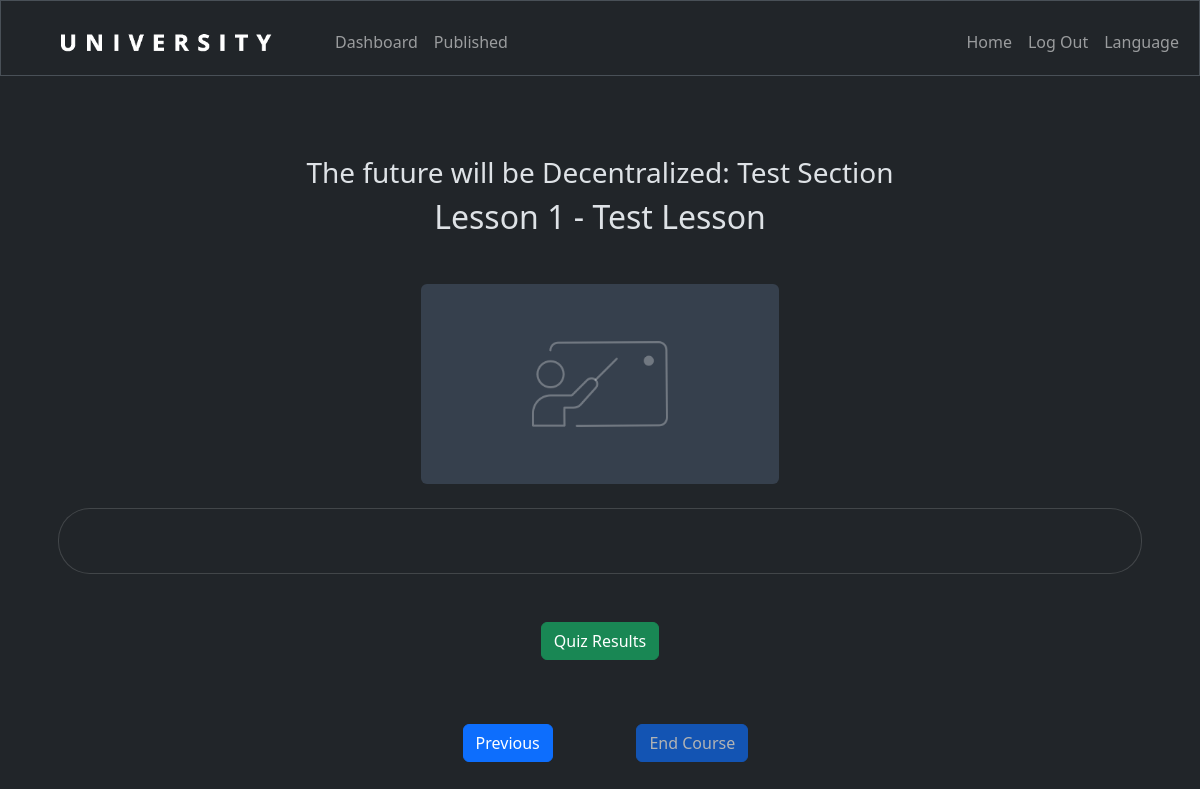
The page /lesson_detail/58 (signed in) on the database its author committed.
### tables this page shows
CREATE TABLE "courses" (course_id INTEGER PRIMARY KEY AUTOINCREMENT NOT NULL, course_title TEXT NOT NULL, course_subtitle TEXT NOT NULL, course_overview TEXT, course_capacity TEXT NOT NULL, level_id INTEGER, course_curriculum TEXT, course_prerequisites TEXT, course_picture TEXT, course_video TEXT, course_start DATE, course_end DATE, course_published INTEGER NOT NULL DEFAULT 0, structure_id INTEGER, language_id INTEGER, instructor_id INTEGER, course_creation_date DATETIME NOT NULL DEFAULT CURRENT_TIMESTAMP, FOREIGN KEY (language_id) REFERENCES languages(language_id) ON DELETE SET NULL, FOREIGN KEY (structure_id) REFERENCES course_structure(course_structure_id) ON DELETE SET NULL, FOREIGN KEY (instructor_id) REFERENCES users(id) ON DELETE SET NULL, FOREIGN KEY (level_id) REFERENCES levels(level_id) ON DELETE SET NULL);

CREATE TABLE "sections" (section_id INTEGER PRIMARY KEY AUTOINCREMENT NOT NULL, section_title TEXT NOT NULL, section_subtitle TEXT, section_overview TEXT, section_picture TEXT, section_video TEXT, section_number INTEGER NOT NULL, section_published INTEGER NOT NULL DEFAULT 0, section_course_id INTEGER NOT NULL, creation_date DATETIME NOT NULL DEFAULT CURRENT_TIMESTAMP, FOREIGN KEY (section_course_id) REFERENCES courses(course_id) ON DELETE CASCADE);

CREATE TABLE "lessons" (lesson_id INTEGER PRIMARY KEY AUTOINCREMENT NOT NULL, lesson_title TEXT NOT NULL, lesson_subtitle TEXT, lesson_overview TEXT, lesson_picture TEXT, lesson_video TEXT, lesson_link_placeholder TEXT, lesson_link TEXT, lesson_text TEXT, lesson_pdf_placeholder TEXT, lesson_pdf TEXT, lesson_number INTEGER NOT NULL, lesson_published INTEGER NOT NULL DEFAULT 0, lesson_section_id INTEGER NOT NULL, creation_date DATETIME NOT NULL DEFAULT CURRENT_TIMESTAMP, FOREIGN KEY (lesson_section_id) REFERENCES sections(section_id) ON DELETE CASCADE);

### app.py (the view, shortened to what this page needs)
@app.route('/lesson_detail/<int:lesson_id>', methods=["GET", "POST"])
@login_required
def lesson_detail(lesson_id):
    users_id = session["user_id"]
    user_rows = db.execute("SELECT role_id FROM users WHERE id = ?", users_id)
    user_role =  user_rows[0]['role_id']
    if user_role == 1:
        flag = True
    else:
        flag = False
    quiz_flag = False
    quiz_publish_flag = False
    sec_flag = False
    les_flag = False
    final_flag = False
    lesson = get_lesson(lesson_id)
    if not lesson:
        return apology("Lesson not found", 404)
    info = db.execute(
        """SELECT course_id, section_id, lesson_number FROM courses
        JOIN sections ON courses.course_id = sections.section_course_id
        JOIN lessons ON sections.section_id = lessons.lesson_section_id
        WHERE lessons.lesson_id = ?""", lesson_id)
    if info:
        course_id = info[0]['course_id']
        section_id = info[0]['section_id']
        lesson_number = info[0]['lesson_number']
        course = get_course(course_id)
        section = get_section(section_id)
        course_title = course['course_title']
        section_number = section['section_number']
        section_title = section['section_title']
        question_1 = question_2 = question_3 = False
        q_info = db.execute("SELECT quiz_id FROM quiz WHERE quiz_lesson_id = ?", lesson_id)
        if q_info:
            quiz_id = q_info[0]['quiz_id']
            quiz = get_quiz(quiz_id)
            count = question_count(quiz_id)
            if count == 1:
                question_1 = get_question_1(quiz_id)
            elif count == 2:
                question_1 = get_question_1(quiz_id)
                question_2 = get_question_2(quiz_id)
            elif count == 3:
                question_1 = get_question_1(quiz_id)
                question_2 = get_question_2(quiz_id)
                question_3 = get_question_3(quiz_id)
            else:
                flag ("Lesson_detail error, no quiz found")
            if quiz:
                quiz_title = quiz['quiz_title']
                quiz_subtitle = quiz['quiz_subtitle']
                quiz_id = quiz['quiz_id']
                quiz_published = quiz['quiz_published']
                if quiz_published == 1:
                    quiz_publish_flag = True
        lesson_grades = db.execute("SELECT lesson_started FROM lesson_grades WHERE lg_lesson_id = ? AND lg_user_id = ?", lesson_id, users_id)
        if not lesson_grades:
            db.execute(
                """INSERT INTO lesson_grades (lesson_started, lg_lesson_id, lg_user_id) VALUES (?, ?, ?)""", 1, lesson_id, users_id)
        if q_info:
            quiz_info = db.execute("SELECT quiz_grade FROM quiz_grades WHERE qg_quiz_id = ? AND qg_user_id = ?", quiz_id, users_id)
            if quiz_info:
                quiz_grade = quiz_info[0]['quiz_grade']
                quiz_flag = True
        sections_info = db.execute(
            """SELECT lesson_number, lesson_id FROM lessons WHERE lesson_section_id = ? ORDER BY lesson_number ASC""", section_id)
        if sections_info:
            now_utc = datetime.now(pytz.UTC)
            prev_section = False
            prev_lesson = False
            first_lesson_id = sections_info[0]['lesson_id']
            first_lesson_number = sections_info[0]['lesson_number']
            last_lesson_id = sections_info[-1]['lesson_id']
            last_lesson_number = sections_info[-1]['lesson_number']
            if first_lesson_id == lesson_id:
                prev_section = section_id
            for index, lessons in enumerate(sections_info):
                current_lesson_id = sections_info[index]['lesson_id']
                current_lesson_number = sections_info[index]['lesson_number']
                if current_lesson_id == lesson_id and current_lesson_id != last_lesson_id:
                    les_flag = True
                    sec_flag = False
                    final_flag = False
                    next_lesson_id = sections_info[index + 1]['lesson_id']
                    next_lesson_number = sections_info[index + 1]['lesson_number']
                    next_id = next_lesson_id
                    if current_lesson_id != first_lesson_id:
                        prev_lesson = sections_info[index - 1]['lesson_id']
                    if current_lesson_id != first_lesson_id:
                        update_lg_sg(section_id, prev_lesson, users_id)
                else:
                    if current_lesson_id == lesson_id and current_lesson_id == last_lesson_id:
                        sections_row = db.execute(
                            """SELECT section_number, section_id FROM sections
                            JOIN courses ON sections.section_course_id = courses.course_id WHERE course_id = ? ORDER BY section_number ASC""", course_id)
                        if not sections_row:
                            return apology("No sections in course", 404)
                        last_section_id = sections_row[-1]['section_id']
                        last_section = sections_row[-1]['section_number']
                        last_section_number = int(last_section)
                        next_section_number = int(section_number) + 1
                        prev_lesson = sections_info[index - 1]['lesson_id']
                        if next_section_number <= last_section_number:
                            next_section = db.execute("SELECT section_id FROM sections WHERE section_number = ? AND section_course_id = ?",
                                                        next_section_number, course_id)
                            if next_section:
                                next_id = next_section[0]['section_id']
                                les_flag = False
                                sec_flag = True
                                final_flag = False
                            else:
                                return apology("No more section error", 400)
                            update_lg_sg(section_id, prev_lesson, users_id)
                        else:
                            les_flag = False
                            sec_flag = False
                            final_flag = True
                            next_id = None
                            if current_lesson_id != first_lesson_id:
                                update_lg_sg(section_id, prev_lesson, users_id)
                                mark_sec_complete(section_id, users_id)
                                update_course_final_grade(course_id, users_id)
                                mark_course_complete(course_id, users_id)
                            else:
                                update_final_lesson(lesson_id, section_id, course_id, users_id)
            if q_info:
                if quiz_info:
                    return render_template('lesson_detail.html', lesson=lesson, users=flag, section_flag=sec_flag, lesson_flag=les_flag,   # Main info
                                           course_title=course_title, section_title=section_title, section_number=section_number,          # Course Info
                                           quiz_taken=quiz_flag, quiz_published=quiz_publish_flag, quiz=quiz, quiz_title=quiz_title,        # Quiz info
                                           quiz_subtitle=quiz_subtitle, quiz_id=quiz_id, quiz_grade=quiz_grade,
                                           question_1=question_1, question_2=question_2, question_3=question_3,                             # Question info
                                           prev_section=prev_section, prev_lesson=prev_lesson, next_id=next_id)                            # Button info
    else:
        return apology("Can't find lesson", 404)

### app.py (called while the page is built)
@app.after_request
def after_request(response):
    response.headers["Cache-Control"] = "no-cache, no-store, must-revalidate"
    response.headers["Expires"] = 0
    response.headers["Pragma"] = "no-cache"
    return response

def get_locale():
    if 'lang' in session:
        return session.get('lang')
    else:
        browser_lang = request.accept_languages.best_match(['en', 'fr'])
        return browser_lang

@app.context_processor
def inject_babel():
    return dict(_=gettext)

@app.context_processor
def inject_locale():
    return {'get_locale': get_locale}

### helpers.py (called while the page is built)
def login_required(f):
    @wraps(f)
    def decorated_function(*args, **kwargs):
        if session.get("user_id") is None:
            return redirect("/login")
        return f(*args, **kwargs)
    return decorated_function

def update_final_lesson(lesson_id, section_id, course_id, users_id):
    now_utc = datetime.now(pytz.UTC)
    update_course_final_grade(course_id, users_id)
    db.execute(
        """UPDATE lesson_grades SET (lesson_completed, lesson_completed_datetime, lesson_grade) = (?, ?, ?) WHERE lg_lesson_id = ? AND lg_lesson_id = ?""", 1, now_utc, 100, lesson_id, users_id)
    db.execute(
        """UPDATE section_grades SET (section_completed, section_completed_datetime, section_grade) = (?, ?, ?) WHERE sg_section_id = ? AND sg_user_id = ?""", 1, now_utc, 100, section_id, users_id)
    db.execute(
        """UPDATE course_grades SET (course_completed, course_completed_datetime) = (?, ?) WHERE cg_course_id = ? AND cg_user_id = ?""", 1, now_utc, course_id, users_id)
    return

def update_course_final_grade(course_id, users_id):
    avg = db.execute(
        """SELECT AVG(section_grade) FROM section_grades JOIN sections ON section_grades.sg_section_id = sections.section_id WHERE sections.section_course_id = ?""", course_id)
    if avg:
        section_grade_avg = avg[0]['AVG(section_grade)']
    db.execute(
        """UPDATE course_grades SET (course_grade) = (?) WHERE cg_course_id = ? AND cg_user_id = ?""", section_grade_avg, course_id, users_id)
    return

def question_count(quiz_id):
    questions = db.execute(
        """SELECT * FROM questions WHERE question_quiz_id = ? ORDER BY question_number ASC""", quiz_id)
    if questions:
        question_count = len(questions)
        return question_count

### templates/lesson_detail.html (shortened to what this page needs)
{% extends "layout.html" %}
{% if admin %}
    {% block admin_nav %}
        <li class="nav-item"><a class="nav-link" href="/admin_dash">{{ _('Dashboard') }}</a></li>
        <li class="nav-item"><a class="nav-link" href="/published_courses">{{ _('Published') }}</a></li>
    {% endblock %}
{% endif %}
{% block main %}
    <div class="container p-3">
        <h3 class="mt-3">{{ course_title }}: {{ section_title }}</h3>
        <h2 class="mt-2 mb-5">{{ _('Lesson') }} {{ lesson.lesson_number}} - {{ lesson.lesson_title }}</h2>
        {% if lesson.lesson_video and lesson.lesson_video != 'None' %}
        <div class="container d-flex my-3 justify-content-center">
            <iframe width="720" height="405" src="{{ lesson.lesson_video }}" title="YouTube video player" frameborder="0" allow="accelerometer; autoplay; clipboard-write; encrypted-media; gyroscope; picture-in-picture; web-share" allowfullscreen></iframe>
        </div>
        {% else %}
        <div class="container d-flex my-3 justify-content-center">
            <img src="/static/images/uploads/{{ lesson.lesson_picture }}" class="rounded mb-2" style="max-height: 25vh; min-height: 15vh; max-width: 50vw" alt="...">
        </div>
        {% endif %}
        <div class="card" style="border-radius: 2rem;">
            <div class="card-body">
            </div>
        </div>
            {% if quiz_published %}
                {% if quiz_taken %}
                    <button type="button" class="btn btn-success my-5" data-bs-toggle="modal" data-bs-target="#quiz_result_modal">
                        {{ _('Quiz Results') }}
                    </button>
                {% else %}
                <button type="button" class="btn btn-primary my-5" data-bs-toggle="modal" data-bs-target="#quiz_modal">
                    {{ _('Start Quiz') }}
                </button>
                {% endif %}
            {% else %}
                <button type="button" class="btn btn-secondary my-5 disabled" data-bs-toggle="modal" data-bs-target="#quiz_modal">
                    {{ _('No Quiz') }}
                </button>
            {% endif %}
        <div class="containter text-center">
            <div class="row d-flex justify-content-center">
                <div class="col-2 my-3">
                    {% if prev_section %}
                        <form action="/section_detail/{{ prev_section }}" method="post">
                            <button class="btn btn-primary prev_next_btn" type="submit">{{ _('Previous') }}</button>
                        </form>
                    {% else %}
                        <form action="/lesson_detail/{{ prev_lesson }}" method="post">
                            <input name="prev_lesson_id" type="hidden" value="{{ prev_lesson }}">
                            <button class="btn btn-primary prev_next_btn" type="submit">{{ _('Previous') }}</button>
                        </form>
                    {% endif %}
                </div>
                <div class="col-2 my-3">
                    {% if lesson_flag %}
                    <form action="/lesson_detail/{{ next_id }}" method="post">
                        <input name="next_lesson_id" type="hidden" value="{{ next_id }}">
                        <button class="btn btn-primary prev_next_btn" type="submit">{{ _('Complete & Continue') }}</button>
                    </form>
                    {% elif section_flag %}
                    <form action="/section_detail/{{ next_id }}" method="post">
                        <input name="nex_section_id" type="hidden" value="{{ next_id }}">
                        <button class="btn btn-primary prev_next_btn" type="submit">{{ _('Complete & Continue') }}</button>
                    </form>
                    {% else %}
                        <button class="btn btn-primary disabled prev_next_btn" type="submit">{{ _('End Course') }}</button>
                    {% endif %}
                </div>
            </div>
        </div>
    </div>
{% endblock %}

### static/styles.css (style rules this page uses)
.prev_next_btn { min-width: 90px; }
* { position: relative; box-sizing: border-box; }
button, input[type="submit"] { cursor: pointer; }

### rows shown on the page
courses: course_title "The future will be Decentralized"
sections: section_title "Test Section"
lessons: lesson_number "1", lesson_title "Test Lesson", lesson_picture (picture)
